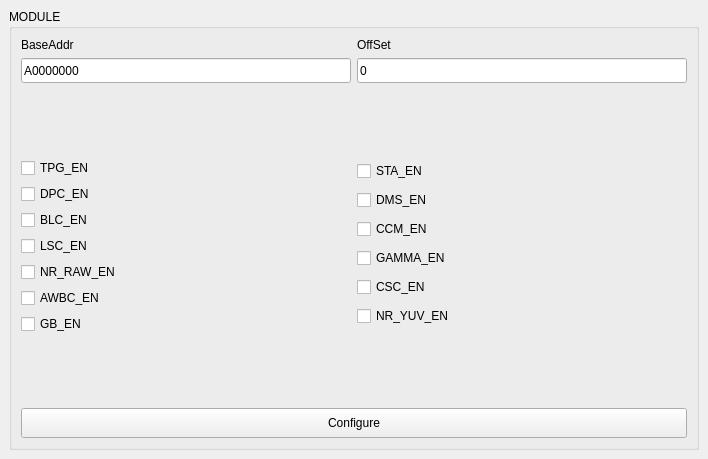
<?xml version="1.0" encoding="UTF-8"?>
<ui version="4.0">
 <class>ENABLE_tab</class>
 <widget class="QMainWindow" name="ENABLE_tab">
  <property name="geometry">
   <rect>
    <x>0</x>
    <y>0</y>
    <width>708</width>
    <height>459</height>
   </rect>
  </property>
  <property name="windowTitle">
   <string>MainWindow</string>
  </property>
  <widget class="QWidget" name="centralwidget">
   <layout class="QVBoxLayout" name="verticalLayout">
    <item>
     <widget class="QGroupBox" name="groupBox">
      <property name="title">
       <string>MODULE</string>
      </property>
      <layout class="QVBoxLayout" name="verticalLayout_6">
       <item>
        <layout class="QHBoxLayout" name="horizontalLayout">
         <item>
          <layout class="QVBoxLayout" name="verticalLayout_2">
           <item>
            <widget class="QLabel" name="label">
             <property name="text">
              <string>BaseAddr</string>
             </property>
            </widget>
           </item>
           <item>
            <widget class="QLineEdit" name="baseaddr">
             <property name="minimumSize">
              <size>
               <width>0</width>
               <height>25</height>
              </size>
             </property>
             <property name="text">
              <string>A0000000</string>
             </property>
            </widget>
           </item>
          </layout>
         </item>
         <item>
          <layout class="QVBoxLayout" name="verticalLayout_3">
           <item>
            <widget class="QLabel" name="label_2">
             <property name="text">
              <string>OffSet</string>
             </property>
            </widget>
           </item>
           <item>
            <widget class="QLineEdit" name="offsetaddr">
             <property name="minimumSize">
              <size>
               <width>0</width>
               <height>25</height>
              </size>
             </property>
             <property name="text">
              <string>0</string>
             </property>
            </widget>
           </item>
          </layout>
         </item>
        </layout>
       </item>
       <item>
        <spacer name="verticalSpacer">
         <property name="orientation">
          <enum>Qt::Orientation::Vertical</enum>
         </property>
         <property name="sizeHint" stdset="0">
          <size>
           <width>20</width>
           <height>41</height>
          </size>
         </property>
        </spacer>
       </item>
       <item>
        <layout class="QHBoxLayout" name="horizontalLayout_2">
         <item>
          <layout class="QVBoxLayout" name="verticalLayout_4">
           <item>
            <widget class="QCheckBox" name="TPG_check">
             <property name="text">
              <string>TPG_EN</string>
             </property>
            </widget>
           </item>
           <item>
            <widget class="QCheckBox" name="DPC_check">
             <property name="text">
              <string>DPC_EN</string>
             </property>
             <property name="checked">
              <bool>false</bool>
             </property>
             <property name="tristate">
              <bool>false</bool>
             </property>
            </widget>
           </item>
           <item>
            <widget class="QCheckBox" name="BLC_check">
             <property name="text">
              <string>BLC_EN</string>
             </property>
             <property name="checked">
              <bool>false</bool>
             </property>
            </widget>
           </item>
           <item>
            <widget class="QCheckBox" name="LSC_check">
             <property name="text">
              <string>LSC_EN</string>
             </property>
             <property name="checked">
              <bool>false</bool>
             </property>
            </widget>
           </item>
           <item>
            <widget class="QCheckBox" name="NR_RAW_check">
             <property name="text">
              <string>NR_RAW_EN</string>
             </property>
             <property name="checked">
              <bool>false</bool>
             </property>
            </widget>
           </item>
           <item>
            <widget class="QCheckBox" name="AWBC_check">
             <property name="text">
              <string>AWBC_EN</string>
             </property>
             <property name="checked">
              <bool>false</bool>
             </property>
            </widget>
           </item>
           <item>
            <widget class="QCheckBox" name="GB_check">
             <property name="text">
              <string>GB_EN</string>
             </property>
             <property name="checked">
              <bool>false</bool>
             </property>
            </widget>
           </item>
          </layout>
         </item>
         <item>
          <layout class="QVBoxLayout" name="verticalLayout_5">
           <item>
            <widget class="QCheckBox" name="STA_check">
             <property name="text">
              <string>STA_EN</string>
             </property>
            </widget>
           </item>
           <item>
            <widget class="QCheckBox" name="DMS_check">
             <property name="text">
              <string>DMS_EN</string>
             </property>
            </widget>
           </item>
           <item>
            <widget class="QCheckBox" name="CCM_check">
             <property name="text">
              <string>CCM_EN</string>
             </property>
             <property name="checked">
              <bool>false</bool>
             </property>
            </widget>
           </item>
           <item>
            <widget class="QCheckBox" name="GAMMA_check">
             <property name="text">
              <string>GAMMA_EN</string>
             </property>
             <property name="checked">
              <bool>false</bool>
             </property>
            </widget>
           </item>
           <item>
            <widget class="QCheckBox" name="CSC_check">
             <property name="text">
              <string>CSC_EN</string>
             </property>
             <property name="checked">
              <bool>false</bool>
             </property>
            </widget>
           </item>
           <item>
            <widget class="QCheckBox" name="NR_YUV_check">
             <property name="text">
              <string>NR_YUV_EN</string>
             </property>
             <property name="checked">
              <bool>false</bool>
             </property>
            </widget>
           </item>
          </layout>
         </item>
        </layout>
       </item>
       <item>
        <spacer name="verticalSpacer_2">
         <property name="orientation">
          <enum>Qt::Orientation::Vertical</enum>
         </property>
         <property name="sizeHint" stdset="0">
          <size>
           <width>20</width>
           <height>41</height>
          </size>
         </property>
        </spacer>
       </item>
       <item>
        <widget class="QPushButton" name="cfg_btn">
         <property name="minimumSize">
          <size>
           <width>0</width>
           <height>30</height>
          </size>
         </property>
         <property name="text">
          <string>Configure</string>
         </property>
        </widget>
       </item>
      </layout>
     </widget>
    </item>
   </layout>
  </widget>
  <widget class="QMenuBar" name="menubar">
   <property name="geometry">
    <rect>
     <x>0</x>
     <y>0</y>
     <width>708</width>
     <height>33</height>
    </rect>
   </property>
  </widget>
 </widget>
 <resources/>
 <connections/>
</ui>
